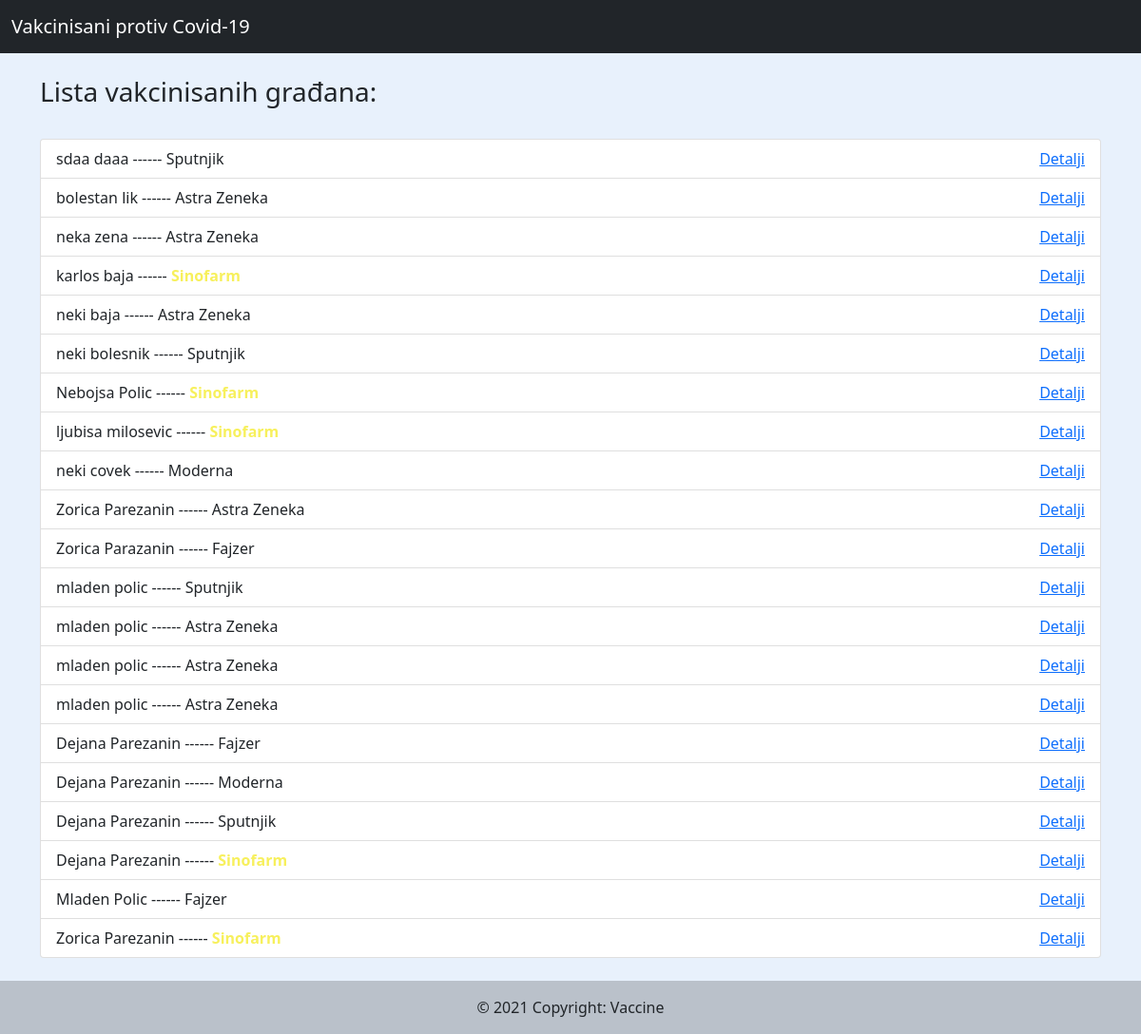
The page /lista/ on the database as committed earlier.
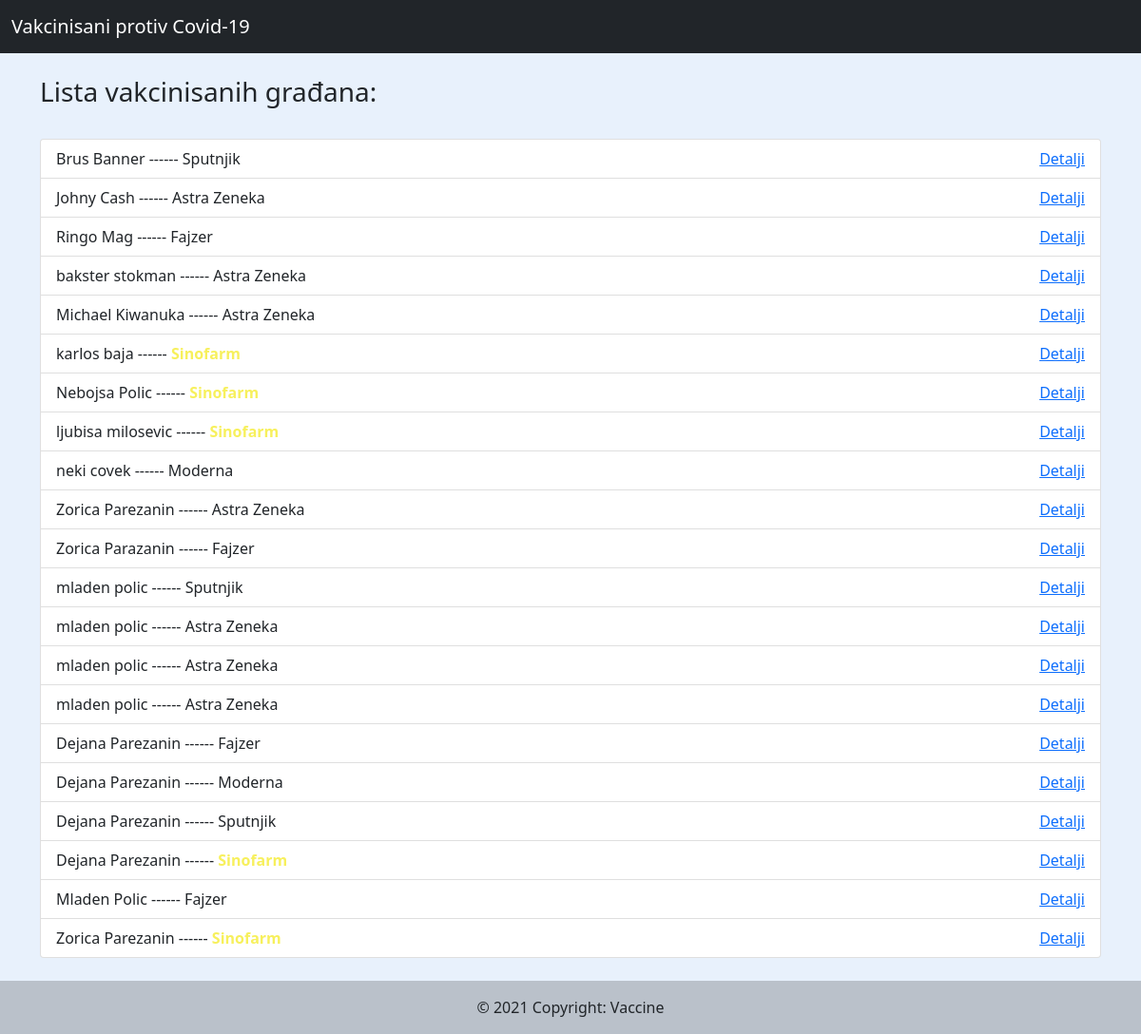
The same page on the database as committed later.
### vakcinisani/models.py (models this page shows, shortened)
class Vakcinisan(models.Model):
    ime = models.CharField(max_length=200)
    prezime = models.CharField(max_length=200)
    vrste_vakcina = (
        ("Fajzer","Fajzer"),
        ("Sputnjik","Sputnjik"),
        ("Astra Zeneka","Astra Zeneka"),
        ("Sinofarm","Sinofarm"),
        ("Moderna","Moderna"),
    )
    jmbg = models.IntegerField()
    vakcina = models.CharField(max_length=100, choices=vrste_vakcina)
    alergija = models.BooleanField(default=False)
    datum = models.DateTimeField(auto_now_add=True, null=True)

### vakcinisani/views.py (the view, shortened to what this page needs)
# urls.py: path('lista/', MethodView.as_view(), name='lista'), #ovde je get metoda za stranu "lista"
class MethodView(View):
    template_name = 'lista.html'
    form = VakcinisanForm
    def get(self, request, *args, **kwargs):
        form = self.form(request.GET)
        kreirani = Vakcinisan.objects.all().order_by('-datum')
        return render(request, self.template_name, {'form':form, 'kreirani':kreirani})

### vakcinisani/templates/lista.html (shortened to what this page needs)
{% extends 'base.html' %}
{% block list %}
<div class="container">
  <br>
  <h3>Lista vakcinisanih građana:</h3>
  <br>
  <ul class="list-group" id="moja_lista" name="lista">
    {% for i in kreirani %}
    <li class="list-group-item">{{i.ime}} {{i.prezime}} ------ <span class="vakcina_oboji {% if i.vakcina == 'Sinofarm' %} sinofarm {% endif %} ">{{i.vakcina}}</span><a class="float-end" href="{% url 'vakcinisan' i.id %}">Detalji</a></li>
    {% endfor %}
  </ul>
</div>
{% endblock %}
{% block footer %}
<footer>
  <div class="text-center p-3" style="background-color: rgba(0, 0, 0, 0.2);">
  © 2021 Copyright: Vaccine</div>
</footer>
{% endblock %}

### vakcinisani/templates/base.html (shortened to what this page needs)
{% load static %}
<!DOCTYPE html>
<html lang="en" dir="ltr">
  <head>
    <link href="https://cdn.jsdelivr.net/npm/bootstrap@5.0.0-beta2/dist/css/bootstrap.min.css" rel="stylesheet">
    <link rel="stylesheet" href="{% static '/css/main.css' %}">
  </head>
  <body>
    <nav class="navbar navbar-dark bg-dark">
      <div class="container-fluid">
        <a class="navbar-brand" href="{% url 'home' %}">Vakcinisani protiv Covid-19</a>
      </div>
    </nav>
        {% block list %}
        {% endblock %}
        <br>
        {% block footer %}{% endblock %}
  </body>
</html>

### static/css/main.css (style rules this page uses)
body { background-color: #e8f1fc; }
.sinofarm { color:#f7f05c; font-weight:bold; }

Rows that differ between the two databases and show on the page:
removed Vakcinisan: ime "sdaa", prezime "daaa", vakcina "Sputnjik"
removed Vakcinisan: ime "bolestan", prezime "lik", vakcina "Astra Zeneka"
removed Vakcinisan: ime "neka", prezime "zena", vakcina "Astra Zeneka"
removed Vakcinisan: ime "neki", prezime "baja", vakcina "Astra Zeneka"
removed Vakcinisan: ime "neki", prezime "bolesnik", vakcina "Sputnjik"
added Vakcinisan: ime "Brus", prezime "Banner", vakcina "Sputnjik"
added Vakcinisan: ime "Johny", prezime "Cash", vakcina "Astra Zeneka"
added Vakcinisan: ime "Ringo", prezime "Mag", vakcina "Fajzer"
added Vakcinisan: ime "bakster", prezime "stokman", vakcina "Astra Zeneka"
added Vakcinisan: ime "Michael", prezime "Kiwanuka", vakcina "Astra Zeneka"
